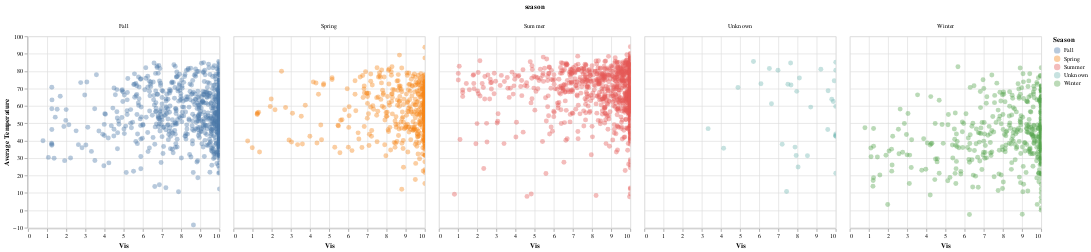

Notebook source saved alongside this figure:
### Code cell
import altair as alt
chart1 = (
    alt.Chart(df)
    .mark_circle(size=60, opacity = 0.4)
    .encode(
        x=alt.X('visibility', title='Vis'),
        y=alt.Y('temperature_mid', title='Average Temperature'),
        color=alt.Color('season', title='Season'),
        tooltip=['state', 'season', 'temperature_mid', 'visibility']  # shows info when hovered
    ).facet(column='season')
    .interactive()  # allows zoom/pan
)

chart1

### Figure 1 — Vega-Lite specification as saved in the notebook (floating-point values rounded to 4 significant figures; data arrays with more than 128 entries replaced by an {"elided": "..."} marker saying what was removed)
{"config": {"view": {"continuousWidth": 300, "continuousHeight": 300}}, "data": {"name": "data-efe21168d0f6b97f465a0de8115a3147"}, "facet": {"column": {"field": "season", "type": "nominal"}}, "spec": {"mark": {"type": "circle", "opacity": 0.4, "size": 60}, "encoding": {"color": {"field": "season", "title": "Season", "type": "nominal"}, "tooltip": [{"field": "state", "type": "nominal"}, {"field": "season", "type": "nominal"}, {"field": "temperature_mid", "type": "quantitative"}, {"field": "visibility", "type": "quantitative"}], "x": {"field": "visibility", "title": "Vis", "type": "quantitative"}, "y": {"field": "temperature_mid", "title": "Average Temperature", "type": "quantitative"}}, "name": "view_7"}, "params": [{"name": "param_20", "select": {"type": "interval", "encodings": ["x", "y"]}, "bind": "scales", "views": ["view_7"]}], "$schema": "https://vega.github.io/schema/vega-lite/v5.20.1.json", "datasets": {"data-efe21168d0f6b97f465a0de8115a3147": {"elided": "2655 records"}}}
